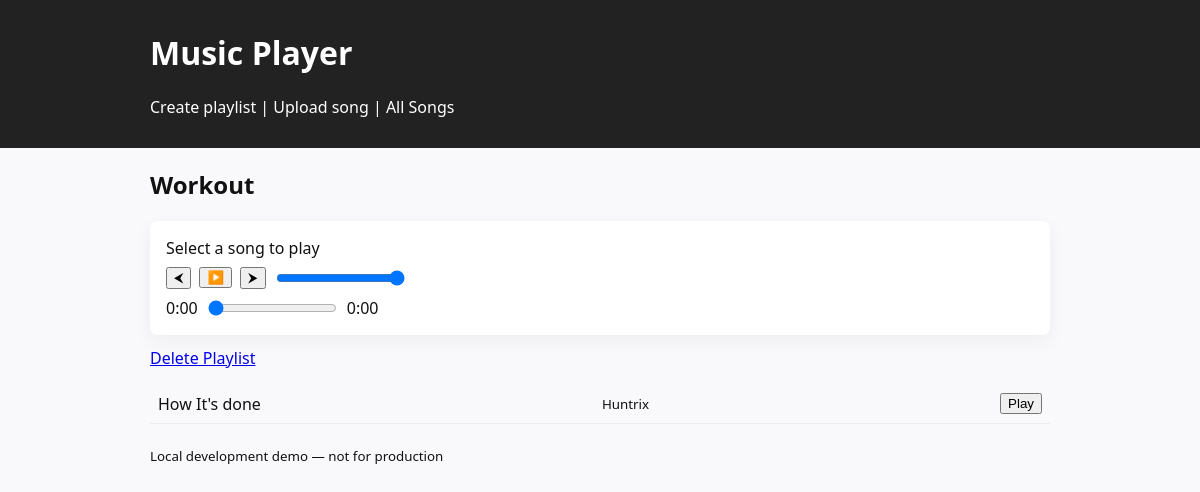
/playlists/6/, run on the app's committed database.
### player/models.py (models this page shows, shortened)
class Playlist(models.Model):
    title = models.CharField(max_length=200)
    description = models.TextField(blank=True)
    created_at = models.DateTimeField(auto_now_add=True)
    class Meta:
        ordering = ['-created_at']

class Song(models.Model):
    playlist = models.ForeignKey(Playlist, related_name='songs', on_delete=models.CASCADE)
    title = models.CharField(max_length=200)
    artist = models.CharField(max_length=200, blank=True)
    audio_file = models.FileField(upload_to='songs/')
    duration_seconds = models.PositiveIntegerField(null=True, blank=True)
    order = models.PositiveIntegerField(default=0)
    uploaded_at = models.DateTimeField(auto_now_add=True)
    class Meta:
        ordering = ['order', 'uploaded_at']

### player/views.py (the view)
# urls.py: path('playlists/<int:pk>/', views.playlist_detail, name='playlist_detail'),
def playlist_detail(request, pk):
    playlist = get_object_or_404(Playlist, pk=pk)
    songs = playlist.songs.all()
    return render(request, 'player/playlist_detail.html', {'playlist': playlist, 'songs': songs})

### player/templates/player/playlist_detail.html (shortened to what this page needs)
{% extends 'player/base.html' %}
{% load static %}
{% block content %}
<h2>{{ playlist.title }}</h2>
<div id="player-app" data-playlist-id="{{ playlist.id }}">
  <div class="player-panel">
    <div id="current-track-info">
      <div id="track-title">Select a song to play</div>
    </div>
    <div class="controls">
      <button id="prev-btn" title="Previous">⮜</button>
      <button id="play-btn" title="Play/Pause">▶️</button>
      <button id="next-btn" title="Next">⮞</button>
      <input id="volume" type="range" min="0" max="1" step="0.01" value="1">
    </div>
    <div class="progress-wrap">
      <span id="current-time">0:00</span>
      <input id="seek" type="range" min="0" max="100" value="0">
      <span id="duration">0:00</span>
    </div>
  </div>
  <a href="{% url 'player:delete_playlist' playlist.id %}" class="btn btn-danger">Delete Playlist</a>
  <ul id="song-list" class="song-list">
    {% for song in songs %}
    <li class="song" data-src="{{ song.audio_file.url }}" data-title="{{ song.title|escapejs }}" data-artist="{{ song.artist|escapejs }}">
      <span class="song-title">{{ song.title }}</span>
      <small class="song-artist">{{ song.artist }}</small>
      <button class="play-song">Play</button>
    </li>
    {% endfor %}
  </ul>
</div>
{% endblock %}

### static/player/styles.css (style rules this page uses)
body { font-family: system-ui, -apple-system, "Segoe UI", Roboto, "Helvetica Neue", Arial; margin:0; background:#f9f9fb; color:#111; }
.player-panel { background: #fff; padding: 16px; border-radius:8px; box-shadow: 0 6px 18px rgba(30,30,30,0.05); margin-bottom:12px; }
.controls { display:flex; gap:8px; align-items:center; margin-top:8px; }
.progress-wrap { display:flex; gap:8px; align-items:center; margin-top:8px; }
.song-list { list-style:none; padding:0; }
.song { padding:8px; border-bottom:1px solid #eee; display:flex; justify-content:space-between; align-items:center; }
.play-song { margin-left:10px; }

### data on the page
Playlist: title "Workout"
Song: title "How It's done", artist "Huntrix"
